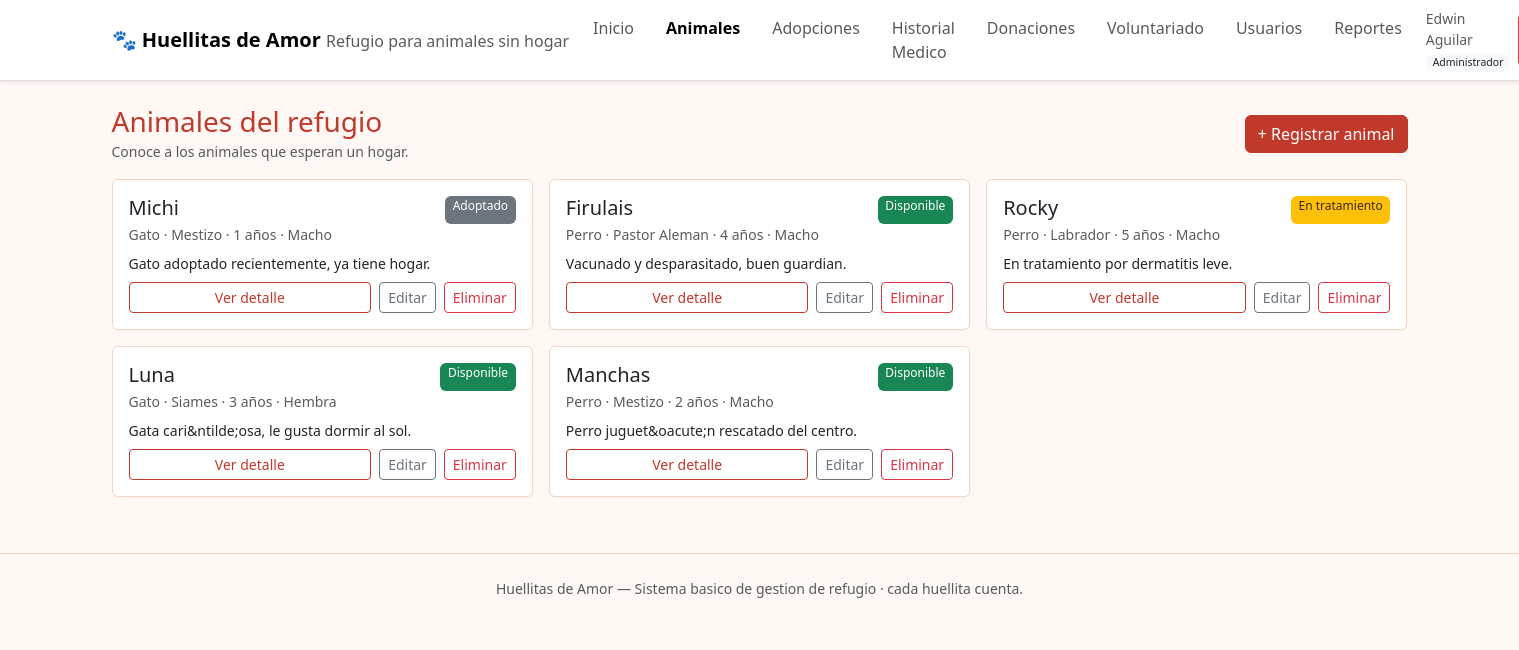
The page /animales.php (signed in) on the database its author committed.
### tables this page shows
CREATE TABLE `animales` (
  `id` INT AUTO_INCREMENT PRIMARY KEY,
  `nombre` VARCHAR(80) NOT NULL,
  `especie` VARCHAR(40) NOT NULL,
  `raza` VARCHAR(80) DEFAULT NULL,
  `edad` INT DEFAULT 0,
  `sexo` ENUM('macho','hembra') DEFAULT NULL,
  `descripcion` TEXT,
  `estado` ENUM('disponible','adoptado','en_tratamiento','no_disponible') NOT NULL DEFAULT 'disponible',
  `fecha_ingreso` DATE DEFAULT NULL,
  `creado_en` DATETIME NOT NULL DEFAULT CURRENT_TIMESTAMP
);

### includes/config.php (called while the page is built, shortened)
<?php
$APP_NAME = 'Huellitas de Amor';
$APP_LEMA = 'Refugio para animales sin hogar';
$__script = $_SERVER['SCRIPT_NAME'] ?? '';
$__base   = str_replace('\\', '/', dirname($__script));
$BASE_URL = ($__base === '/' || $__base === '.' || $__base === '') ? '' : rtrim($__base, '/');

### includes/db.php (called while the page is built)
<?php
require_once __DIR__ . '/config.php';
function db(): PDO {
    static $pdo = null;
    if ($pdo === null) {
        global $DB_HOST, $DB_PORT, $DB_NAME, $DB_USER, $DB_PASS;
        $dsn = "mysql:host={$DB_HOST};port={$DB_PORT};dbname={$DB_NAME};charset=utf8mb4";
        try {
            $pdo = new PDO($dsn, $DB_USER, $DB_PASS, [
                PDO::ATTR_ERRMODE => PDO::ERRMODE_EXCEPTION,
                PDO::ATTR_DEFAULT_FETCH_MODE => PDO::FETCH_ASSOC,
                PDO::ATTR_EMULATE_PREPARES => false,
            ]);
        } catch (PDOException $e) {
            http_response_code(500);
            die(
                "No se pudo conectar a la base de datos: "
                . htmlspecialchars($e->getMessage())
                . "<br><br>Sugerencia: importa el archivo <code>db.sql</code> desde phpMyAdmin"
                . " (crea la base <code>refujio_de_animales</code>) y verifica las credenciales en"
                . " <code>includes/config.php</code>."
            );
        }
    }
    return $pdo;
}

### animales.php (the view, shortened to what this page needs)
<?php
require_once __DIR__ . '/includes/auth.php';
require_once __DIR__ . '/includes/db.php';
$animales = db()->query("SELECT * FROM animales ORDER BY id DESC")->fetchAll();
include __DIR__ . '/includes/header.php';
?>
<div class="d-flex justify-content-between align-items-center mb-3">
  <div>
    <h3 class="text-primary mb-0">Animales del refugio</h3>
    <small class="text-muted">Conoce a los animales que esperan un hogar.</small>
  </div>
  <?php if ($r === 'admin'): ?>
    <a class="btn btn-primary" href="<?= e($BASE_URL) ?>/animal_form.php">+ Registrar animal</a>
  <?php endif; ?>
</div>
<div class="row g-3">
<?php foreach ($animales as $a): ?>
  <div class="col-md-4">
    <div class="card p-3 h-100">
      <div class="d-flex justify-content-between">
        <h5 class="mb-1"><?= e($a['nombre']) ?></h5>
        <?= estado_animal_badge($a['estado']) ?>
      </div>
      <small class="text-muted"><?= e(ucfirst($a['especie'])) ?> · <?= e($a['raza'] ?: 's/r') ?> · <?= e($a['edad']) ?> a&ntilde;os · <?= e(ucfirst((string)$a['sexo'])) ?></small>
      <p class="small mt-2 mb-2"><?= e($a['descripcion']) ?></p>
      <div class="mt-auto d-flex gap-2">
        <a class="btn btn-sm btn-outline-primary flex-fill" href="<?= e($BASE_URL) ?>/animal_detalle.php?id=<?= (int)$a['id'] ?>">Ver detalle</a>
        <?php if ($r === 'admin'): ?>
          <a class="btn btn-sm btn-outline-secondary" href="<?= e($BASE_URL) ?>/animal_form.php?id=<?= (int)$a['id'] ?>">Editar</a>
          <form method="post" onsubmit="return confirm('¿Eliminar a <?= e($a['nombre']) ?>?');">
            <button class="btn btn-sm btn-outline-danger">Eliminar</button>
          </form>
        <?php endif; ?>
      </div>
    </div>
  </div>
<?php endforeach; ?>
</div>
<?php include __DIR__ . '/includes/footer.php'; ?>

### includes/header.php (shortened to what this page needs)
<?php
require_once __DIR__ . '/auth.php';
require_once __DIR__ . '/config.php';
$u = current_user();
$r = $u['rol'] ?? null;
function nav_for_role(?string $r, string $base): array {
    $links = [['Inicio', $base . '/dashboard.php']];
    $links[] = ['Animales', $base . '/animales.php'];
    if (in_array($r, ['admin','adoptante'], true)) {
        $links[] = ['Adopciones', $base . '/adopciones.php'];
    }
    if (in_array($r, ['admin','veterinario'], true)) {
        $links[] = ['Historial Medico', $base . '/historial_medico.php'];
    }
    if (in_array($r, ['admin','donante'], true)) {
        $links[] = ['Donaciones', $base . '/donaciones.php'];
    }
    if (in_array($r, ['admin','voluntario'], true)) {
        $links[] = ['Voluntariado', $base . '/voluntariado.php'];
    }
    if ($r === 'admin') {
        $links[] = ['Usuarios', $base . '/usuarios.php'];
        $links[] = ['Reportes', $base . '/reportes.php'];
    }
    return $links;
}
$current = basename($_SERVER['PHP_SELF']);
?>
<!doctype html>
<html lang="es">
<head>
<link href="https://cdn.jsdelivr.net/npm/bootstrap@5.3.3/dist/css/bootstrap.min.css" rel="stylesheet">
<link href="<?= e($BASE_URL) ?>/assets/style.css" rel="stylesheet">
</head>
<body>
<nav class="navbar navbar-expand-lg navbar-light bg-white border-bottom shadow-sm">
  <div class="container">
    <a class="navbar-brand fw-bold" href="<?= e($BASE_URL) ?>/">
      🐾 <?= e($APP_NAME) ?>
      <small class="text-muted fs-6"><?= e($APP_LEMA) ?></small>
    </a>
    <?php if ($u): ?>
      <div class="d-flex align-items-center">
        <ul class="navbar-nav flex-row gap-3 me-3">
          <?php foreach (nav_for_role($r, $BASE_URL) as $lk): ?>
            <li class="nav-item">
              <a class="nav-link <?= basename($lk[1]) === $current ? 'active fw-bold' : '' ?>" href="<?= e($lk[1]) ?>">
                <?= e($lk[0]) ?>
              </a>
            </li>
          <?php endforeach; ?>
        </ul>
        <span class="text-muted small me-2">
          <?= e($u['nombre']) ?>
          <span class="badge bg-light text-dark"><?= e(rol_label($r)) ?></span>
        </span>
      </div>
    <?php endif; ?>
  </div>
</nav>
<main class="container py-4">

### includes/auth.php (shortened to what this page needs)
<?php
require_once __DIR__ . '/config.php';
function current_user(): ?array {
    return $_SESSION['user'] ?? null;
}
function e(?string $s): string {
    return htmlspecialchars((string)$s, ENT_QUOTES, 'UTF-8');
}
function rol_label(string $r): string {
    return [
        'admin' => 'Administrador',
        'veterinario' => 'Veterinario',
        'adoptante' => 'Adoptante',
        'donante' => 'Donante',
        'voluntario' => 'Voluntario',
    ][$r] ?? $r;
}
function estado_animal_badge(string $estado): string {
    $cls = [
        'disponible' => 'success',
        'adoptado' => 'secondary',
        'en_tratamiento' => 'warning',
        'no_disponible' => 'dark',
    ][$estado] ?? 'light';
    $lbl = [
        'disponible' => 'Disponible',
        'adoptado' => 'Adoptado',
        'en_tratamiento' => 'En tratamiento',
        'no_disponible' => 'No disponible',
    ][$estado] ?? $estado;
    return "<span class='badge bg-{$cls}'>" . e($lbl) . "</span>";
}

### includes/footer.php
</main>
<footer class="text-center text-muted py-4 small">
  <?= e($APP_NAME) ?> — Sistema basico de gestion de refugio · cada huellita cuenta.
</footer>
</body>
</html>

### assets/style.css (style rules this page uses)
body { background: #fff8f4; color: #3a2a22; }
.navbar-brand small { font-weight: normal; }
.card { border: 1px solid #f1d8c5; box-shadow: 0 1px 2px rgba(192,57,43,.05); }
.btn-primary { background:#c0392b; border-color:#c0392b; }
.btn-outline-primary { color:#c0392b; border-color:#c0392b; }
.text-primary { color:#c0392b !important; }
a { color:#c0392b; }
.badge { font-weight: 500; }
.badge.bg-success { background:#198754 !important; }
.badge.bg-warning { color:#3a2a22; }
footer { border-top: 1px solid #f1d8c5; margin-top: 2rem; }

### rows shown on the page
animales: nombre "Michi", estado "Adoptado", especie "Gato", raza "Mestizo", edad "1", sexo "Macho", descripcion "Gato adoptado recientemente, ya tiene hogar."
animales: nombre "Firulais", estado "Disponible", especie "Perro", raza "Pastor Aleman", edad "4", sexo "Macho", descripcion "Vacunado y desparasitado, buen guardian."
animales: nombre "Rocky", estado "En tratamiento", especie "Perro", raza "Labrador", edad "5", sexo "Macho", descripcion "En tratamiento por dermatitis leve."
animales: nombre "Luna", estado "Disponible", especie "Gato", raza "Siames", edad "3", sexo "Hembra", descripcion "Gata cari&ntilde;osa, le gusta dormir al sol."
animales: nombre "Manchas", estado "Disponible", especie "Perro", raza "Mestizo", edad "2", sexo "Macho", descripcion "Perro juguet&oacute;n rescatado del centro."

### other values the page prints
$APP_NAME "Huellitas de Amor"
$APP_LEMA "Refugio para animales sin hogar"
$lk[0] "Inicio"
$lk[0] "Animales"
$lk[0] "Adopciones"
$lk[0] "Historial Medico"
$lk[0] "Donaciones"
$lk[0] "Voluntariado"
$lk[0] "Usuarios"
$lk[0] "Reportes"
$u['nombre'] "Edwin Aguilar"
rol_label($r) "Administrador"
